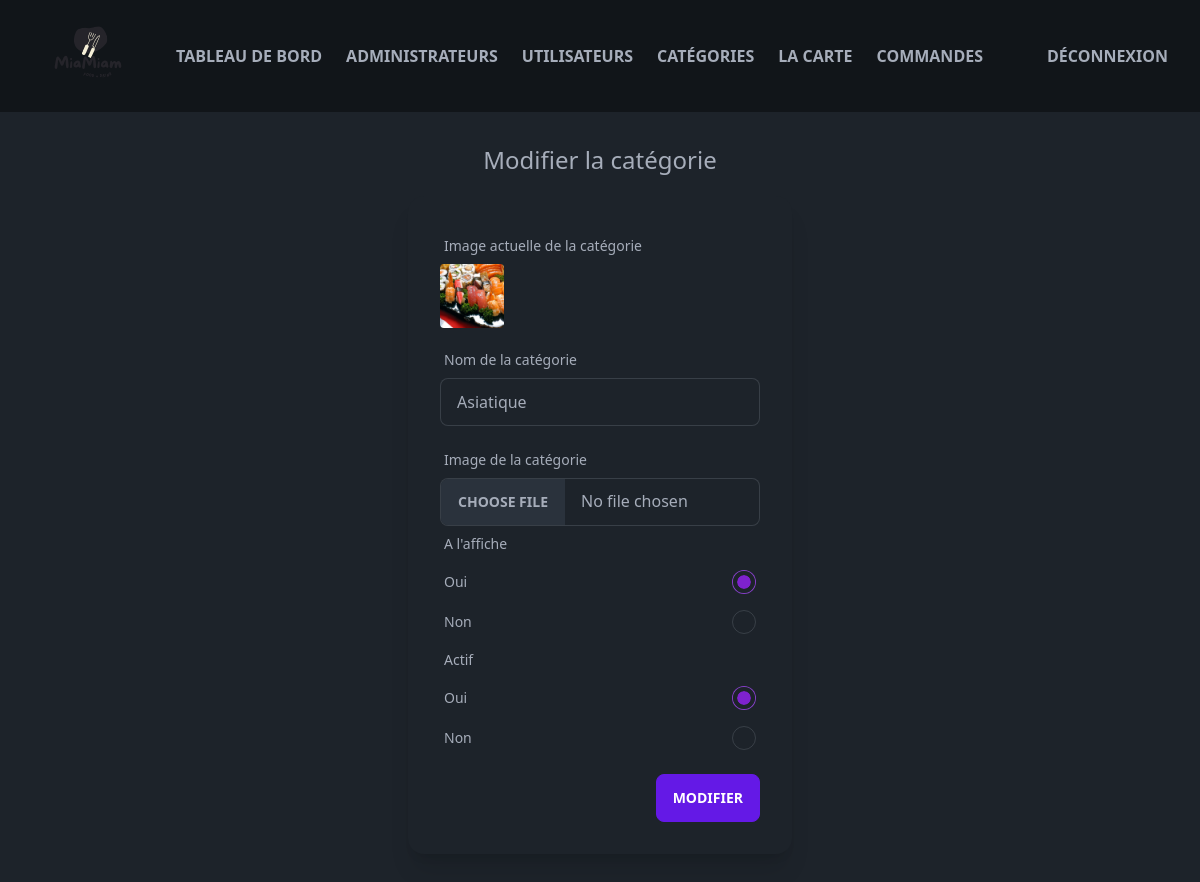
Screenshot of /admin/update-category.php?id=9 (signed in) with the database file from the repository.
### tables this page shows
CREATE TABLE IF NOT EXISTS `category` (
  `id` int UNSIGNED NOT NULL AUTO_INCREMENT,
  `title` varchar(100) NOT NULL,
  `image_name` varchar(250) NOT NULL,
  `featured` varchar(10) NOT NULL,
  `active` varchar(10) NOT NULL,
  PRIMARY KEY (`id`)
);

### admin/update-category.php (the view, shortened to what this page needs)
<?php include('partials/menu.php'); ?>
<?php session_start();
require("../connection.php");
try {
    $sql = "SELECT * FROM category WHERE id = :id";
    $results = $conn->prepare($sql);
    $id = $_GET["id"];
    $results->bindParam(":id", $id);
    $results->execute();
    $category = $results->fetch();
    $current_title = $category["title"];
    $current_image_name = $category["image_name"];
    $current_featured = $category["featured"];
    $current_active = $category["active"];
} catch (PDOException $e) {
    echo $e->getMessage();
}
?>
<!DOCTYPE html>
<html>
<head>
</head>
<body>
    <main class="mx-auto min-h-screen max-w-screen-xl px-12 py-8">
        <div class="wrapper">
            <div>
                <h1 class="text-2xl text-center mb-5">Modifier la catégorie</h1>
            </div>
            <div class="flex justify-center">
                <div class="card w-96 bg-base-100 shadow-xl">
                    <div class="card-body">
                        <div>
                            <label class="label">
                                <span class="label-text">Image actuelle de la catégorie</span>
                            </label>
                            <div class="avatar">
                                <div class="w-16 rounded">
                                    <img src="../assets/category/<?php echo $current_image_name; ?>" alt="Image de la catégorie" />
                                </div>
                            </div>
                        </div>
                        <form method="POST" enctype="multipart/form-data">
                            <label class="label">
                                <span class="label-text">Nom de la catégorie</span>
                            </label>
                            <input type="text" name="title" id="title" required value="<?php echo $current_title ?>" class="input input-bordered w-full max-w-xs mb-4" />
                            <label class="label">
                                <span class="label-text">Image de la catégorie</span>
                            </label>
                            <input type="file" name="file" class="file-input file-input-bordered w-full max-w-xs" />
                            <div class="mb-4">
                                <label class="label">
                                    <span class="label-text">A l'affiche</span>
                                </label>
                                <label class="label cursor-pointer">
                                    <span class="label-text">Oui</span>
                                    <input type="radio" name="featured" value="True" class="radio checked:bg-purple-700" <?php if ($current_featured === "True") { ?> checked <?php } ?> />
                                </label>
                                <label class="label cursor-pointer">
                                    <span class="label-text">Non</span>
                                    <input type="radio" name="featured" value="False" class="radio checked:bg-purple-700" <?php if ($current_featured === "False") { ?> checked <?php } ?> />
                                </label>
                                <label class="label">
                                    <span class="label-text">Actif</span>
                                </label>
                                <label class="label cursor-pointer">
                                    <span class="label-text">Oui</span>
                                    <input type="radio" name="active" value="True" class="radio checked:bg-purple-700" <?php if ($current_active === "True") { ?> checked <?php } ?> />
                                </label>
                                <label class="label cursor-pointer">
                                    <span class="label-text">Non</span>
                                    <input type="radio" name="active" value="False" class="radio checked:bg-purple-700" <?php if ($current_active === "False") { ?> checked <?php } ?> />
                                </label>
                            </div>
                            <div class="card-actions justify-end">
                                <input type="submit" name="submit" value="Modifier" class="btn btn-primary" />
                            </div>
                        </form>
                    </div>
                </div>
            </div>
    </main>
</body>

### rows the page displays
category: image_name (picture), title "Asiatique", featured "☑ Oui", featured "☐ Non", active "☑ Oui", active "☐ Non"
